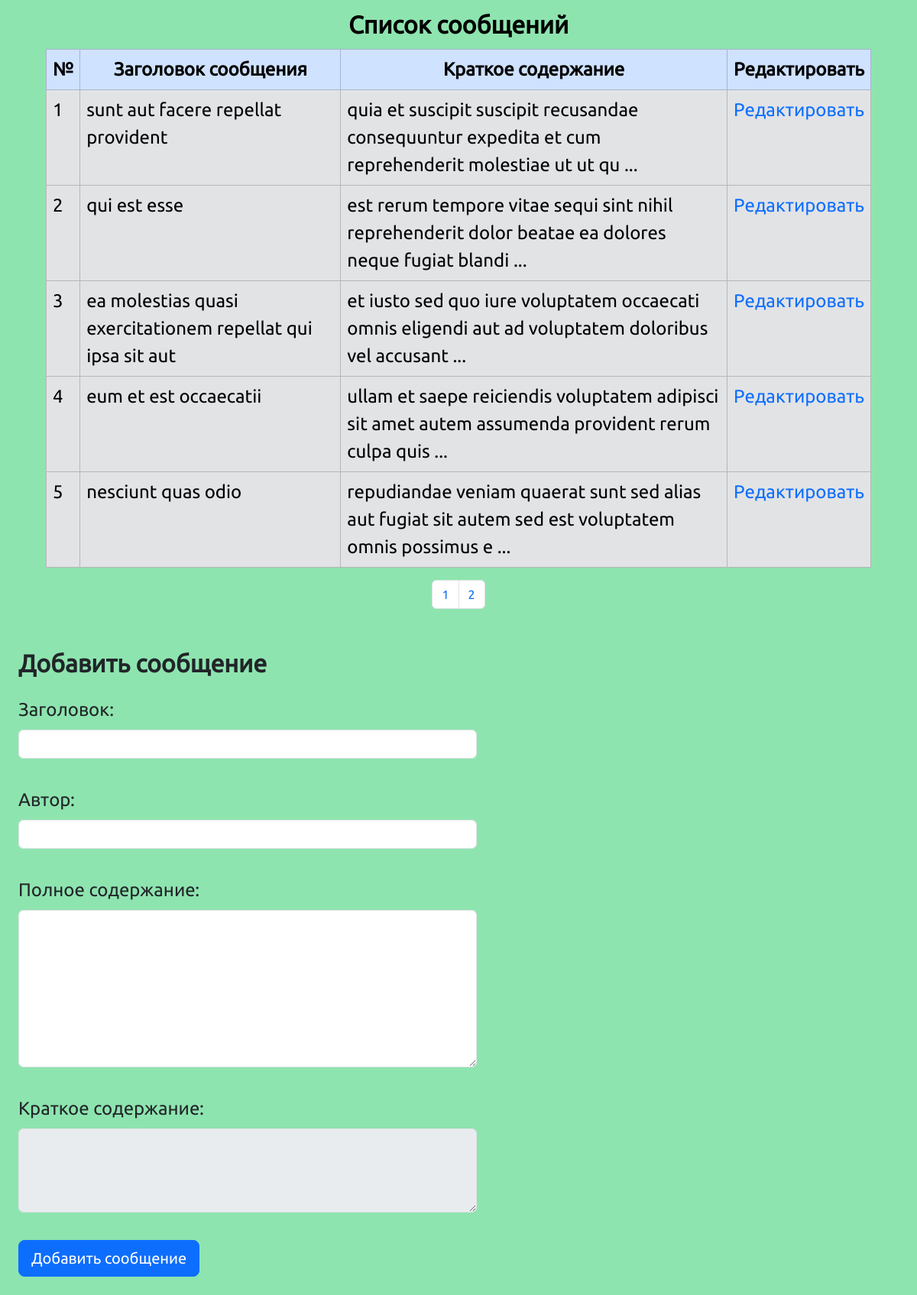
The page / on the database its author committed.
### tables this page shows
CREATE TABLE `messages` (
  `id` int NOT NULL,
  `author` varchar(100) NOT NULL,
  `title` varchar(100) NOT NULL,
  `body` text NOT NULL
);

### db.php (called while the page is built, shortened)
<?php
$hostname = DB_HOSTNAME;
$username = DB_USERNAME;
$password = DB_PASSWORD;
$dbname   = DB_NAME;
$conn = new mysqli($hostname, $username, $password, $dbname);
function getMessages($page, $perPage)
{
    global $conn;
    $start    = ($page - 1) * $perPage;
    $sql      = "SELECT * FROM `messages` LIMIT $start, $perPage";
    $result   = $conn->query($sql);
    $messages = [];
    if ($result->num_rows > 0) {
        while ($row = $result->fetch_assoc()) {
            $row['comments'] = getComments($row['id']);
            $messages[]      = $row;
        }
    }
    return $messages;
}
function getComments($messageId)
{
    global $conn;
    $sql      = "SELECT * FROM `comments` WHERE `messageId` = $messageId";
    $result   = $conn->query($sql);
    $comments = [];
    if ($result->num_rows > 0) {
        while ($row = $result->fetch_assoc()) {
            $comments[] = $row;
        }
    }
    return $comments;
}
function getTotalMessages()
{
    global $conn;
    $sql    = "SELECT COUNT(id) as total FROM `messages`";
    $result = $conn->query($sql);
    $row    = $result->fetch_assoc();
    return $row['total'];
}
?>

### index.php (the view, shortened to what this page needs)
<?php
require_once('db.php');
$page = isset($_GET['page']) ? intval($_GET['page']) : 1;
$perPage = 5;
$totalMessages = getTotalMessages();
$totalPages    = ceil($totalMessages / $perPage);
$messages = getMessages($page, $perPage);
?>
<!DOCTYPE html>
<html lang="ru">
<head>
    <link rel="stylesheet" href="bootstrap/css/bootstrap.css">
    <link rel="stylesheet" href="styles/style.css">
</head>
<body>
<table class="table table-bordered caption-top table-hover mx-auto">
    <caption>Список сообщений</caption>
    <thead>
    <tr class="table-primary">
        <th>№</th>
        <th>Заголовок сообщения</th>
        <th>Краткое содержание</th>
        <th>Редактировать</th>
    </tr>
    </thead>
    <tbody>
    <?php foreach ($messages as $message): ?>
        <tr class="table-secondary">
            <td><?= $message['id']; ?></td>
            <td><?= $message['title']; ?></td>
            <td>
                <a href="view_message.php?id=<?= $message['id']; ?>">
                    <?= substr($message['body'], 0, 100) . ' ...'; ?>
                </a>
            </td>
            <td class="text-primary">
                <a href="edit_message.php?id=<?= $message['id']; ?>">Редактировать</a>
            </td>
        </tr>
    <?php endforeach; ?>
    </tbody>
</table>
<ul class="pagination justify-content-center">
    <?php for ($i = 1; $i <= $totalPages; $i++): ?>
        <li class="page-item"><a class="page-link"
                                 href="?page=<?= $i; ?>"><?= $i; ?></a></li>
    <?php endfor; ?>
</ul>
<br>
<h2 class="fw-bold ms-4">Добавить сообщение</h2>
<form class="m-4 w-50" action="add_message.php" method="POST">
    <label class="form-label" for="title">Заголовок:</label>
    <input class="form-control" type="text" id="title" name="title"
           required><br>
    <label class="form-label" for="author">Автор:</label>
    <input class="form-control" type="text" id="author" name="author"
           required><br>
    <label class="form-label" for="full_content">Полное содержание:</label>
    <textarea class="form-control" id="full_content" name="full_content"
              rows="8" required></textarea><br>
    <label class="form-label" for="short_content">Краткое содержание:</label>
    <textarea class="form-control" id="short_content" name="short_content"
              rows="4" disabled></textarea><br>
    <button class="btn btn-lg btn-primary" type="submit">Добавить сообщение
    </button>
</form>
</body>
</html>

### styles/style.css (style rules this page uses)
body { background: #8ee4af; font-family: Ubuntu-Regular, cursive; font-size: 1.5rem; }
th, caption { text-align: center; font-weight: bold; color: initial; vertical-align: middle; }
caption { font-size: 2rem; }
.table { width: 90vw; }
td a { text-decoration: none; color: inherit; }

### rows shown on the page
messages: id "1", title "sunt aut facere repellat provident", body "quia et suscipit suscipit recusandae consequuntur expedita et cum reprehenderit molestiae ut ut qu"
messages: id "2", title "qui est esse", body "est rerum tempore vitae sequi sint nihil reprehenderit dolor beatae ea dolores neque fugiat blandi"
messages: id "3", title "ea molestias quasi exercitationem repellat qui ipsa sit aut", body "et iusto sed quo iure voluptatem occaecati omnis eligendi aut ad voluptatem doloribus vel accusant"
messages: id "4", title "eum et est occaecatii", body "ullam et saepe reiciendis voluptatem adipisci sit amet autem assumenda provident rerum culpa quis"
messages: id "5", title "nesciunt quas odio", body "repudiandae veniam quaerat sunt sed alias aut fugiat sit autem sed est voluptatem omnis possimus e"
